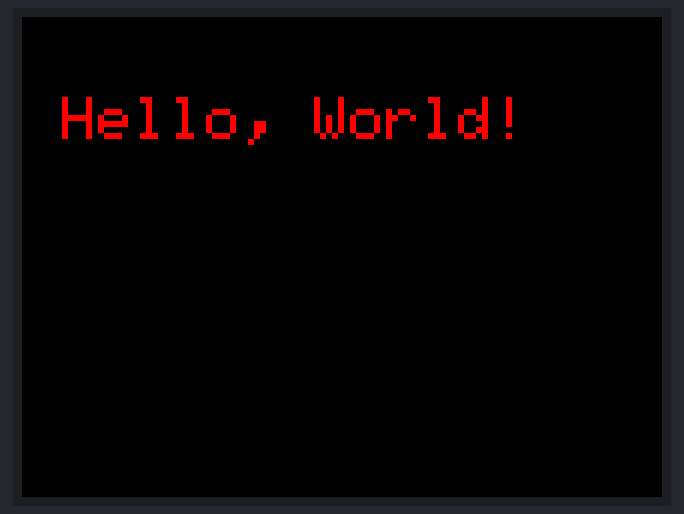
Bench run of a sketch on a simulated ESP32. On the bench: 320×240 colour display.

Above: at 0.3 s.

The sketch:

hello_world.ino
```cpp
#include <TFT_eSPI.h>
#include <SPI.h>

TFT_eSPI tft = TFT_eSPI();

void setup() {
  // put your setup code here, to run once:
  tft.init();
  tft.setRotation(1);

  tft.fillScreen(TFT_BLACK);
  tft.setTextColor(TFT_RED, TFT_BLACK);
  tft.setTextSize(3);
  tft.setCursor(20, 40);
  tft.print("Hello, World!");

}

void loop() {
  // put your main code here, to run repeatedly:

}
```
